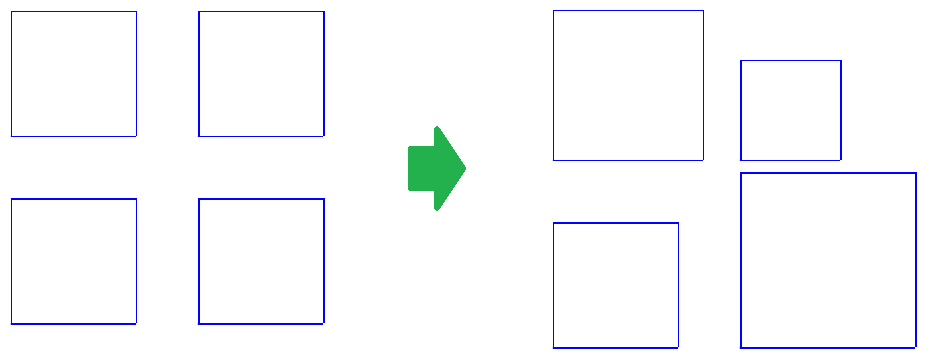
#> input picture contour/rec3.png, 930 x 360 px
$ python 'contour 2.py'   (older library calls are emulated)
#> lines starting #> are read from the running program, lines starting #| are printed output that depends on the picture; after the words box and inside, x2 and y2 are one past the last pixel; in counts of white or black regions, pixels touching at a corner belong together
# -*- coding: utf-8 -*-
"""
Created on Mon Jul 16 23:33:26 2018

@author: Jiyoung Yun
"""

import cv2
import matplotlib.pyplot as plt
from PIL import ImageGrab
import numpy as np


screen = cv2.imread('rec3.png')
#> screen is the input picture: shape (360, 930, 3); mean B, G, R 253.5, 249.5, 248.4

#screen = abs(screen - 254)
screen = cv2.cvtColor(screen, cv2.COLOR_BGR2GRAY)
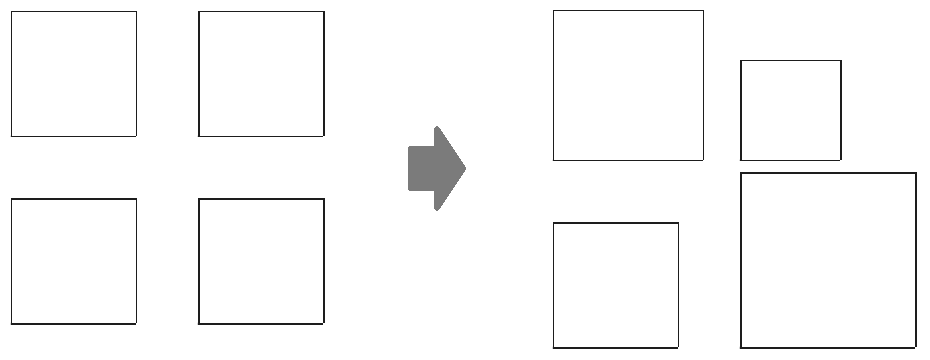
#> screen: shape (360, 930); min 29, max 255, mean 249.6

# [5 lines of commented-out code are left out]
ret, canny = cv2.threshold(screen, 200 , 255,cv2.THRESH_BINARY_INV)
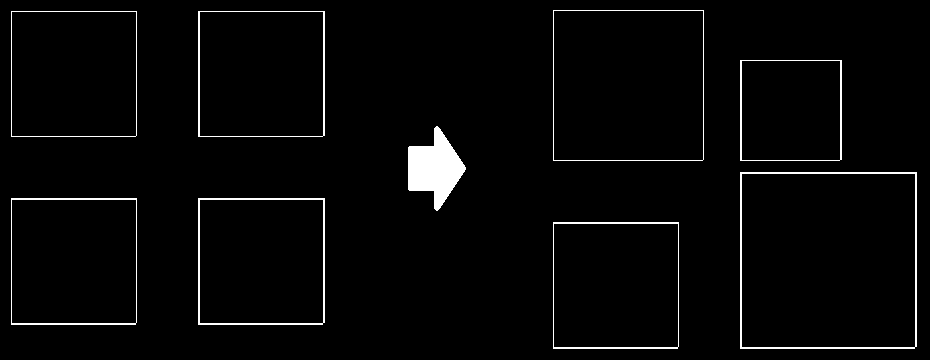
#> canny: shape (360, 930); 2.7% white; 9 white regions

#canny = cv2.Canny(cv2.GaussianBlur(screen, (5, 5), 0), 50, 30, 3)
copy = canny.copy()
img, contours, hierarchy = cv2.findContours(copy, cv2.RETR_EXTERNAL, cv2.CHAIN_APPROX_SIMPLE)
#> contours = 9 contours; largest, box (x1, y1, x2, y2) and area: (740, 172, 917, 349) 30972, (553, 10, 704, 161) 22500, (198, 198, 325, 325) 15872, (553, 222, 679, 349) 15748, (11, 198, 137, 325) 15748
EXTERNAL = cv2.drawContours(img, contours, -1, (253, 125, 0), 5)
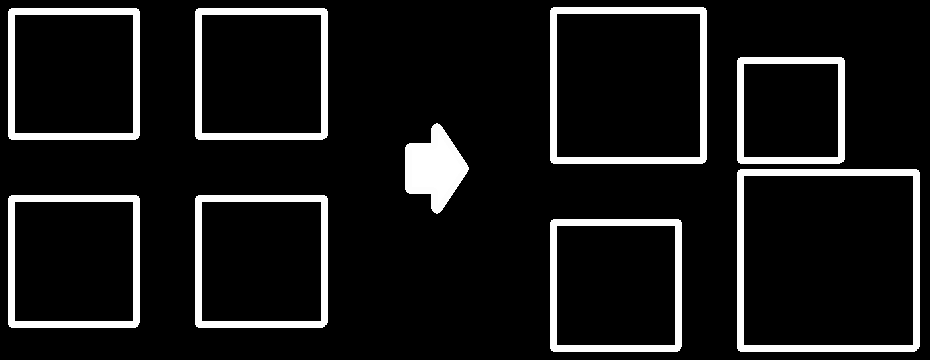
#> EXTERNAL: shape (360, 930); min 0, max 255, mean 24.8

copy = canny.copy()
img, contours, hierarchy = cv2.findContours(copy, cv2.RETR_TREE, cv2.CHAIN_APPROX_SIMPLE)
#> contours = 17 contours; largest, box (x1, y1, x2, y2) and area: (740, 172, 917, 349) 30972, (741, 173, 916, 348) 30274, (553, 10, 704, 161) 22500, (553, 10, 704, 161) 22498, (198, 198, 325, 325) 15872
TREE = cv2.drawContours(img, contours, -1, (253, 125, 0), 5)

plt.figure()
plt.subplot(121)
plt.title('original')
plt.imshow(screen, cmap = 'Greys')
plt.colorbar()
plt.subplot(122)
plt.title('canny')
plt.imshow(canny, cmap = 'Greys')
plt.tight_layout()

plt.figure()
plt.subplot(121)
plt.title('EXTERNAL')
plt.imshow(EXTERNAL, cmap = 'Greys')
plt.subplot(122)
plt.title('tree')
plt.imshow(TREE, cmap = 'Greys')

plt.tight_layout()
#plt.savefig('test.png')
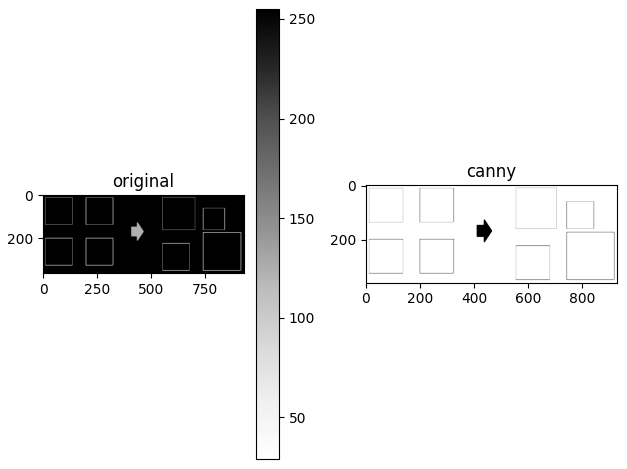
#> figure drawn by matplotlib, 3 panels

$ run again, with contour/2nd_external, tree.png copied over contour/rec3.png
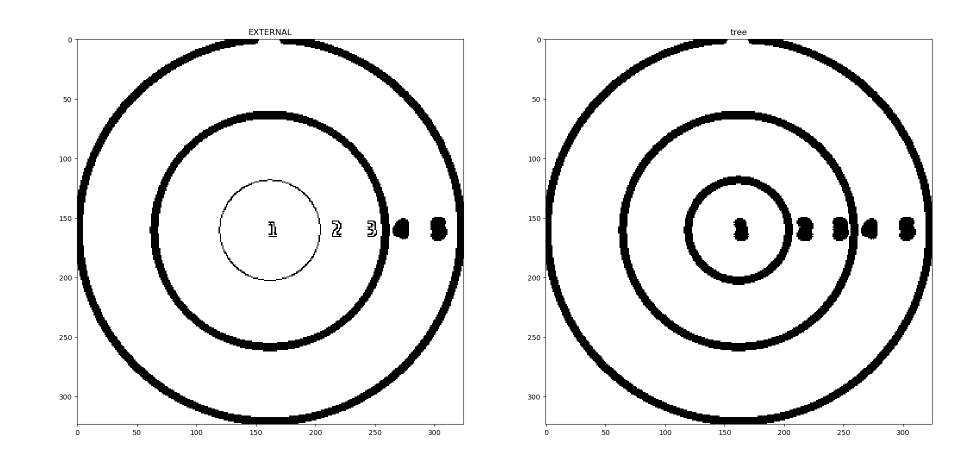
#> input picture contour/2nd_external, tree.png, 1920 x 927 px (shown at 1/2 size)
#> screen is the input picture: shape (927, 1920, 3); min 0, max 255, mean 233.4
#> screen: shape (927, 1920)
#> `ret, canny = cv2.threshold(screen, 200 , 255,cv2.THRESH_BINARY_INV)`:
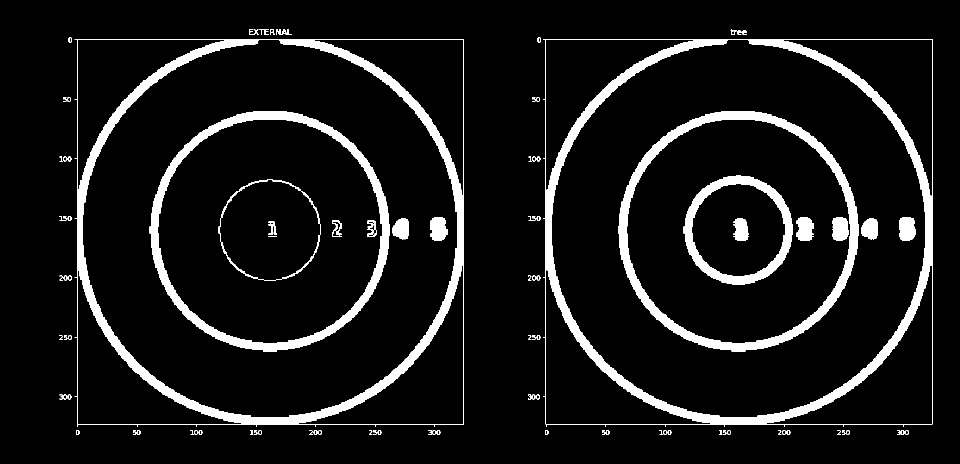
#> canny: shape (927, 1920) (shown at 1/2 size); 8.5% white; 91 white regions
#> `img, contours, hierarchy = cv2.findContours(copy, cv2.RETR_EXTERNAL, c..`: contours = 76 contours, 24 with area under 20; largest, box (x1, y1, x2, y2) and area: (1086, 78, 1865, 854) 595224, (149, 78, 928, 854) 595224, (1794, 860, 1809, 870) 75, (857, 860, 872, 870) 75, (1056, 789, 1071, 799) 75
#> `img, contours, hierarchy = cv2.findContours(copy, cv2.RETR_TREE, cv2.C..`: contours = 156 contours, 32 with area under 20; largest, box (x1, y1, x2, y2) and area: (1086, 78, 1865, 854) 595224, (149, 78, 928, 854) 595224, (1102, 78, 1852, 835) 441596, (165, 78, 915, 835) 441596, (1236, 222, 1717, 703) 179953
#> `#plt.savefig('test.png')`:
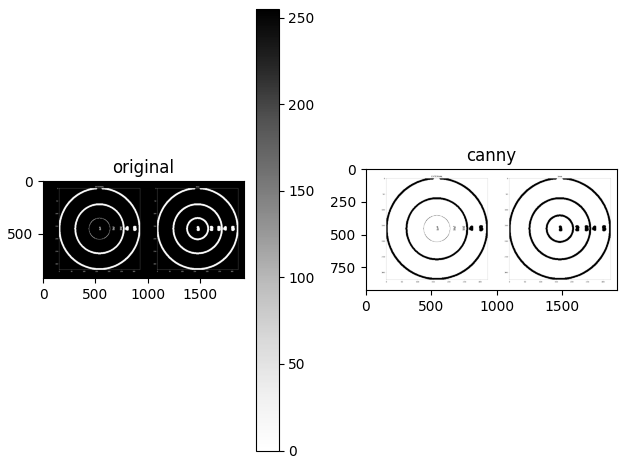
#> figure drawn by matplotlib, 3 panels

$ run again, with contour/rec.png copied over contour/rec3.png
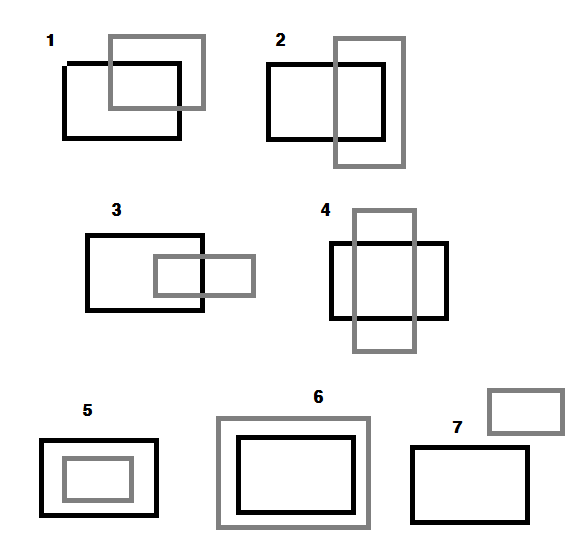
#> input picture contour/rec.png, 578 x 550 px
#> screen is the input picture: shape (550, 578, 3); mean B, G, R 239.4, 239.4, 239.4
#> screen: shape (550, 578)
#> `ret, canny = cv2.threshold(screen, 200 , 255,cv2.THRESH_BINARY_INV)`:
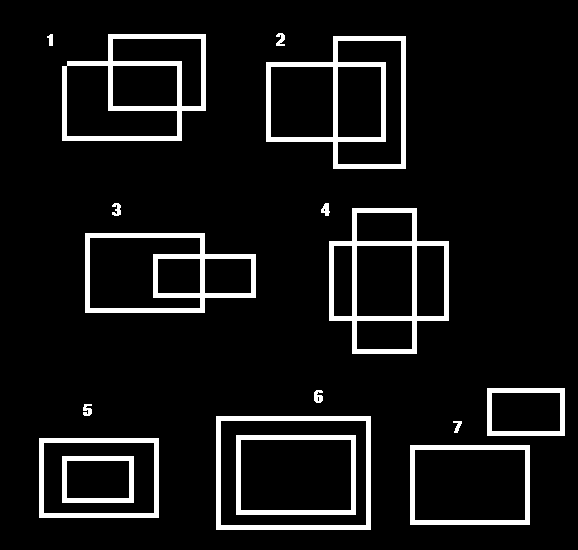
#> canny: shape (550, 578); 8% white; 17 white regions
#> `img, contours, hierarchy = cv2.findContours(copy, cv2.RETR_EXTERNAL, c..`: contours = 15 contours; largest, box (x1, y1, x2, y2) and area: (216, 416, 371, 530) 17402, (266, 36, 406, 169) 14798, (329, 208, 449, 354) 13627, (62, 34, 206, 141) 13172, (85, 233, 256, 313) 11595
#> `img, contours, hierarchy = cv2.findContours(copy, cv2.RETR_TREE, cv2.C..`: contours = 39 contours, 2 with area under 20; largest, box (x1, y1, x2, y2) and area: (216, 416, 371, 530) 17402, (220, 420, 367, 526) 15328, (266, 36, 406, 169) 14798, (329, 208, 449, 354) 13627, (62, 34, 206, 141) 13172
#> `#plt.savefig('test.png')`:
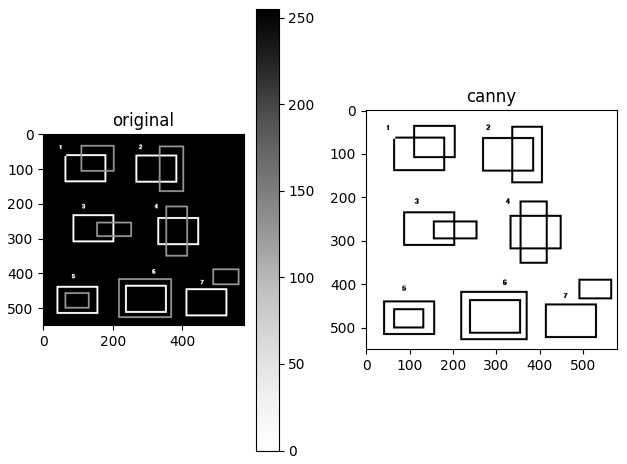
#> figure drawn by matplotlib, 3 panels
